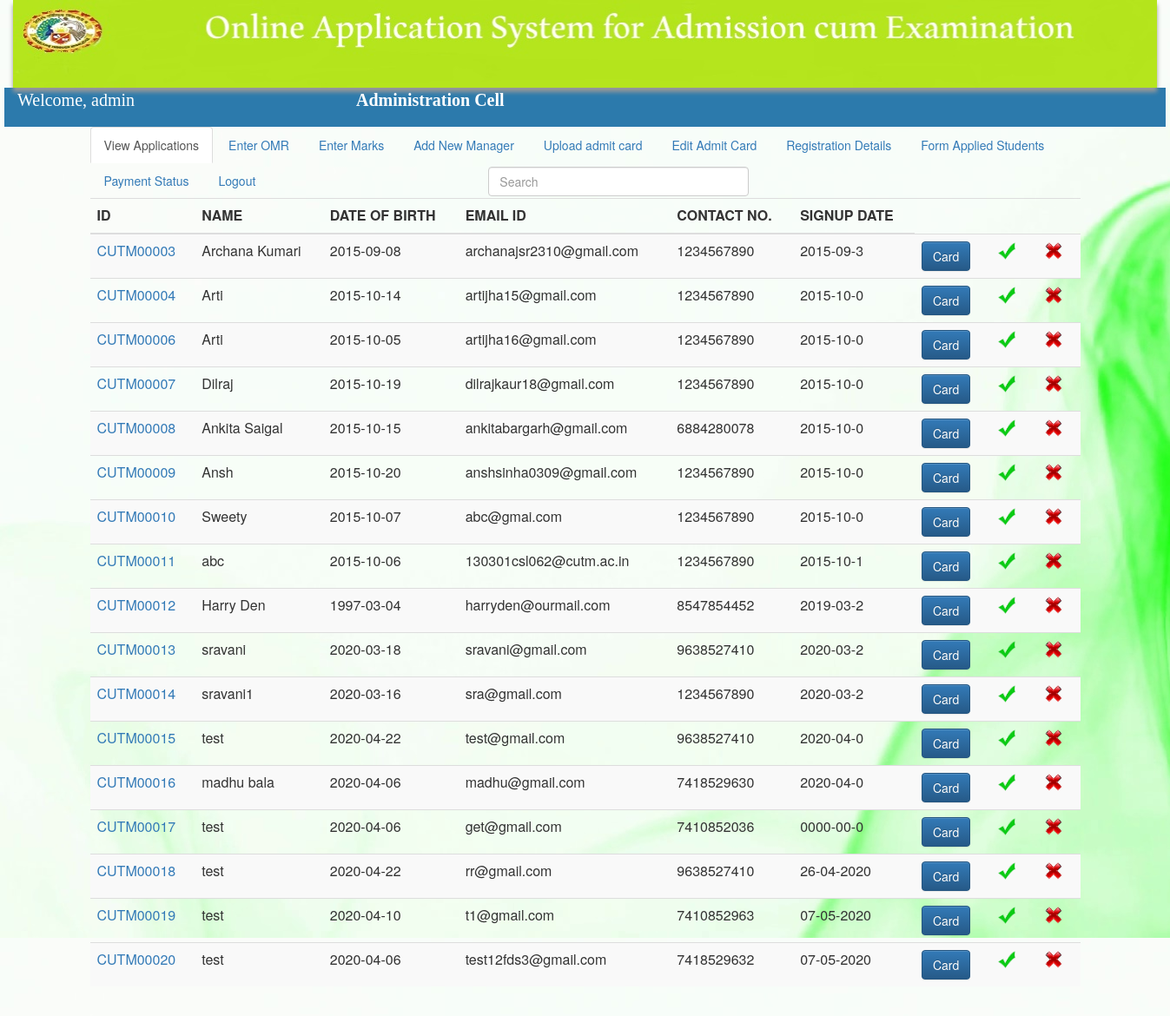
Screenshot of /OnlineApplicationSystem_PHP/enrollment/admin.php (signed in) with the database file from the repository.
### tables this page shows
CREATE TABLE `t_user_data` (
  `s_id` varchar(10) NOT NULL,
  `s_pwd` varchar(15) NOT NULL,
  `s_dob` date DEFAULT NULL,
  `s_name` varchar(45) NOT NULL,
  `s_email` varchar(45) NOT NULL,
  `s_mob` varchar(10) DEFAULT NULL,
  `s_signupdate` varchar(255) NOT NULL,
  `status` int(11) NOT NULL
);

### OnlineApplicationSystem_PHP/enrollment/admin.php (the view, shortened to what this page needs)
<?php
$con=mysqli_connect("localhost","root","","oas");
$q=mysqli_query($con,"select ad_name from t_admin where ad_id='".$_SESSION['ad']."'");
$n=  mysqli_fetch_assoc($q);
$adname= $n['ad_name'];
?>
<html>
    <head>
        <link rel="stylesheet" href="bootstrap/bootstrap.min.css">
         <link rel="stylesheet" href="bootstrap/bootstrap-theme.min.css">
        <link type="text/css" rel="stylesheet" href="css/admform.css"></link>
       <link href="css/css.css" rel="stylesheet" type="text/css" />
    </head>
    <body style="background-image:url(./images/inbg.jpg) ">
      <form id="admin" action="admin.php" method="post">
            <div class="container-fluid">
                <div class="row">
                  <div class="col-sm-12">
                        <img src="images/cutm.jpg" width="100%" style="box-shadow: 0px 5px 5px #999999; "></img>
                  </div>
                 </div>
             </div>
            <div class="container-fluid" id="dmid">
                <div class="row">
                  <div class="col-sm-12">
                         <font style="color:white; font-family: Verdana;  font-size:20px;">
                <p align="justify"><?php echo "Welcome, $adname   &nbsp;&nbsp;&nbsp;&nbsp;&nbsp;&nbsp;&nbsp;&nbsp;
                    &nbsp;&nbsp;&nbsp;&nbsp;&nbsp;&nbsp;&nbsp;&nbsp;&nbsp;&nbsp;&nbsp;&nbsp;&nbsp;&nbsp;&nbsp;&nbsp;&nbsp;
                    &nbsp;&nbsp;&nbsp;&nbsp;&nbsp;&nbsp;&nbsp;&nbsp;&nbsp;&nbsp;&nbsp;&nbsp;&nbsp;&nbsp;
                    &nbsp;&nbsp;&nbsp;&nbsp;&nbsp;&nbsp;&nbsp;&nbsp;<b>Administration Cell </b>"?></p> </font>
                  </div>
                 </div>
             </div>
             <div class="container">
                    <ul class="nav nav-tabs" >
                        <li class="active"><a data-toggle="tab" href="#viewapp">View Applications</a></li>
                        <li><a data-toggle="tab" href="#adomr">Enter OMR</a></li>
                        <li><a data-toggle="tab" href="#admarks">Enter Marks</a></li>
                        <li><a data-toggle="tab" href="#adadmin">Add New Manager</a></li>
                        <li><a  href="admitcardprocess">Upload admit card</a></li>
			<li><a  href="editadmitcardprocess">Edit Admit Card</a></li>
                        <li><a  href="exportdetails">Registration Details</a></li>
			<li><a  href="exportdetails1">Form Applied Students</a></li>
			<li><a  href="payment">Payment Status</a></li>
                        <li><a  href="adlogout.php">Logout</a></li>
                        <li>  <input type="text" id="searchtb" name="searchtb" placeholder="Search" class="form-control"
                           style="margin-top:5px;margin-left:250px;width:300px;"></li>
                    </ul>
                    <div class="tab-content">
                       <div id="viewapp" class="tab-pane fade in active">
                           <?php
		$rs1 = mysqli_query($con,"select * from t_user_data");
                echo '<table class="table table-striped" id="tblData">';
                echo "<thead>";
                echo "<tr>";
                echo "<th>ID</th>";
                echo "<th>NAME</th>";
                echo "<th>DATE OF BIRTH</th>";
                echo "<th>EMAIL ID</th>";
                echo "<th>CONTACT NO.</th>";
                echo "<th>SIGNUP DATE</th>";
                echo "</thead>";
                echo "<tbody>";
		while($ar = mysqli_fetch_array($rs1))
                {
               echo "<tr>";
               echo "<td><a href='viewform.php?id=".$ar[0]."'>" . $ar[0] . "</a></td>";
                echo "<td>" . $ar[3] . "</td>";
                echo "<td>" . $ar[2] . "</td>";
                echo "<td>" . $ar[4] . "</td>";
                echo "<td>" . $ar[5] . "</td>";
                echo "<td>" . $ar[6] . "</td>";
                 echo "<td> <a href='adminac.php?id=".$ar[0]."'>
                     <input type='button' value='Card' name='adcard' class='toggle btn btn-primary'> </a></td>";
                echo "<td>
             <a href='appr.php?id=".$ar[0]."'> <button class='add_field_button'  style='background-color:transparent;border:none;'
                   name='appr' id='appr' >
                    <img src='./images/Tick.png' width='20px'></img></button> </a> </td>";
                 echo "<td> <button class='add_field_button'  id='disapp' style='background-color:transparent;border:none;' name='disapp' >
                     <img src='./images/cross.png' width='20px'></img>
                </button> </td>";
                 echo "</tr>";
		}
                echo "</tbody>";
                echo "</table>";
	?>
             </div>
                        </div>
                  </div>
             </form>
    </body>
</html>

### OnlineApplicationSystem_PHP/enrollment/css/admform.css (style rules this page uses)
#dmid { height:45px; width:1337px; background-color: #2c7aac; }

### rows the page displays
t_user_data: s_id "CUTM00003", s_name "Archana Kumari", s_dob "2015-09-08", s_email "archanajsr2310@gmail.com", s_mob "1234567890", s_signupdate "2015-09-3"
t_user_data: s_id "CUTM00004", s_name "Arti", s_dob "2015-10-14", s_email "artijha15@gmail.com", s_mob "1234567890", s_signupdate "2015-10-0"
t_user_data: s_id "CUTM00006", s_name "Arti", s_dob "2015-10-05", s_email "artijha16@gmail.com", s_mob "1234567890", s_signupdate "2015-10-0"
t_user_data: s_id "CUTM00007", s_name "Dilraj", s_dob "2015-10-19", s_email "dilrajkaur18@gmail.com", s_mob "1234567890", s_signupdate "2015-10-0"
t_user_data: s_id "CUTM00008", s_name "Ankita Saigal", s_dob "2015-10-15", s_email "ankitabargarh@gmail.com", s_mob "6884280078", s_signupdate "2015-10-0"
t_user_data: s_id "CUTM00009", s_name "Ansh", s_dob "2015-10-20", s_email "anshsinha0309@gmail.com", s_mob "1234567890", s_signupdate "2015-10-0"
t_user_data: s_id "CUTM00010", s_name "Sweety", s_dob "2015-10-07", s_email "abc@gmai.com", s_mob "1234567890", s_signupdate "2015-10-0"
t_user_data: s_id "CUTM00011", s_name "abc", s_dob "2015-10-06", s_email "130301csl062@cutm.ac.in", s_mob "1234567890", s_signupdate "2015-10-1"
t_user_data: s_id "CUTM00012", s_name "Harry Den", s_dob "1997-03-04", s_email "harryden@ourmail.com", s_mob "8547854452", s_signupdate "2019-03-2"
t_user_data: s_id "CUTM00013", s_name "sravani", s_dob "2020-03-18", s_email "sravani@gmail.com", s_mob "9638527410", s_signupdate "2020-03-2"
t_user_data: s_id "CUTM00014", s_name "sravani1", s_dob "2020-03-16", s_email "sra@gmail.com", s_mob "1234567890", s_signupdate "2020-03-2"
t_user_data: s_id "CUTM00015", s_name "test", s_dob "2020-04-22", s_email "test@gmail.com", s_mob "9638527410", s_signupdate "2020-04-0"
t_user_data: s_id "CUTM00016", s_name "madhu bala", s_dob "2020-04-06", s_email "madhu@gmail.com", s_mob "7418529630", s_signupdate "2020-04-0"
t_user_data: s_id "CUTM00017", s_name "test", s_dob "2020-04-06", s_email "get@gmail.com", s_mob "7410852036", s_signupdate "0000-00-0"
t_user_data: s_id "CUTM00018", s_name "test", s_dob "2020-04-22", s_email "rr@gmail.com", s_mob "9638527410", s_signupdate "26-04-2020"
t_user_data: s_id "CUTM00019", s_name "test", s_dob "2020-04-10", s_email "t1@gmail.com", s_mob "7410852963", s_signupdate "07-05-2020"
t_user_data: s_id "CUTM00020", s_name "test", s_dob "2020-04-06", s_email "test12fds3@gmail.com", s_mob "7418529632", s_signupdate "07-05-2020"

### other values shown
$adname "admin"
